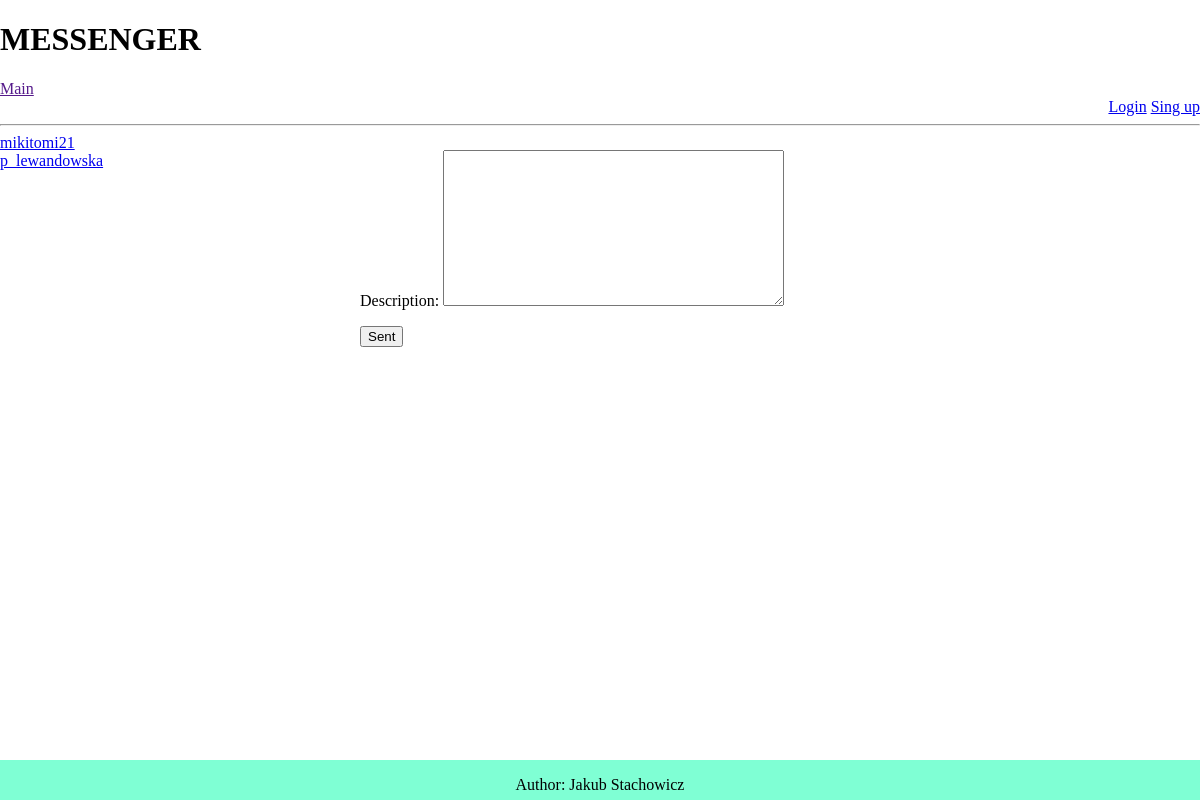
/chat/, run on an earlier commit of the app's database.
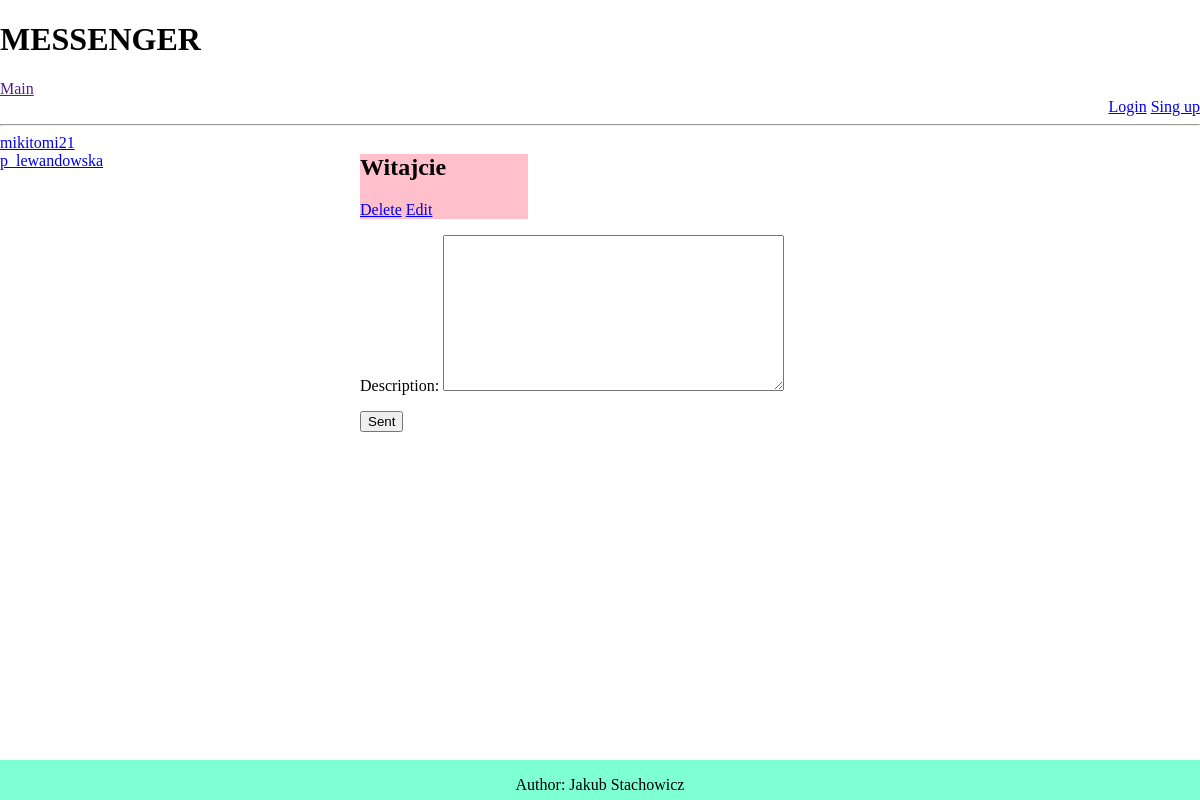
And on a later commit of the database.
### chat/models.py (models this page shows, shortened)
class Message(models.Model):
    author = models.ForeignKey(User, on_delete=models.CASCADE, null=True)
    description = models.TextField(null=True, blank=True)
    created = models.DateTimeField(auto_now_add=True)

### chat/views.py (the view)
# urls.py: path('', views.home, name='home'),
def home(request):
    messages = Message.objects.all()
    User = get_user_model()
    users = User.objects.all()
    form = MessageForm()
    if request.method == "POST":
        print(request.POST.get('description'))
        form = MessageForm(request.POST)
        if form.is_valid() and request.POST.get('description'):
            form.save()
            return redirect('home')
    context = {'messages':messages,
               'users':users,
               'form':form}
    return render(request, 'chat/home.html', context)

### chat/forms.py
class MessageForm(ModelForm):
    class Meta:
        model = Message
        fields = ['description']

### chat/templates/chat/home.html (shortened to what this page needs)
{% extends 'main.html' %}
{% block section %}
{% for message in messages%}
<div class="message">
    <h2>{{message.description}}</h2>
    <a href="{% url 'delete' message.id %}">Delete</a>
    <a href="{% url 'edit' message.id %}">Edit</a>
</div>
{% endfor %}
<form action="" method="POST">
    {{form.as_p}}
    <input type="submit" value="Sent">
</form>
{% endblock %}
{% block nav %}
<div class="contact_list">
    {% for user in users %}
    <div class="contact_user">
        <a href="{% url 'profile:profile' user.username %}">{{user}}</a>
    </div>
    {% endfor %}
</div>
{% endblock %}

What changed in the data, as far as the page shows it:
added Message: description "Witajcie"
